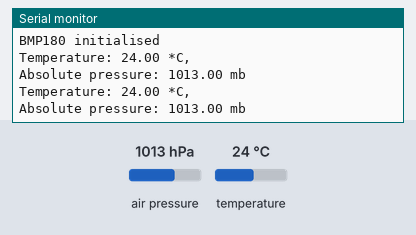
Bench run of a sketch on a simulated Arduino Uno, built with avr-gcc and run on an emulated ATmega328P. Shown: the last lines printed to the serial monitor. The inputs (shaded band) are chosen by the test bench; at power-on: air pressure 1013 hPa, temperature 24 °C.

Above: at 1.8 s.
1.9 s: air pressure set to 952 hPa
At 2.9 s:
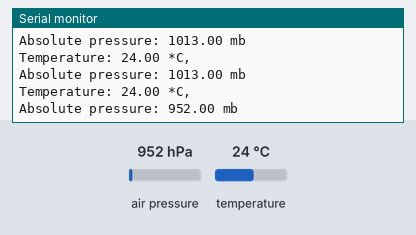
3.4 s: temperature set to 12 °C
At 4.7 s:
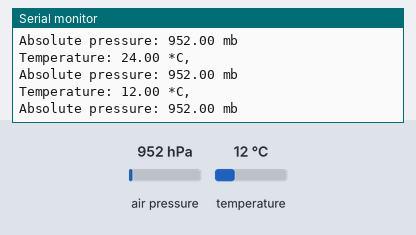
4.9 s: air pressure set to 975 hPa
At 6.0 s:
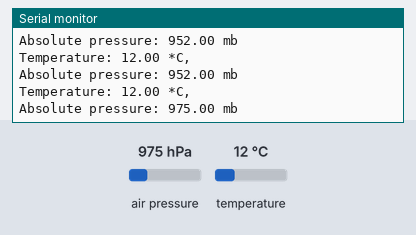
Timing chart, 0 to 7.9 s (numbered marks = the images above; inputs shaded):
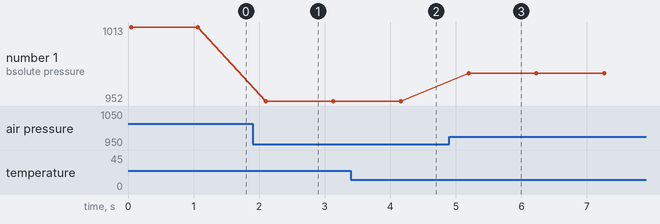

The sketch:

BMP180_Pressure_Sensor.ino
```cpp
/*
BMP180/BME180 Pressure sensor with Arduino!
https://www.clevertronics.blogspot.com
Used Hardware : Arduino UNO
Used IDE : Arduino IDE 1.8.12
Interphase : I2C [SDA-->A4, SCL-->A5]
*/

#include <SFE_BMP180.h>
#include <Wire.h>
SFE_BMP180 pressure;

void setup()
{
  Serial.begin(9600);
  if (pressure.begin())
    Serial.println("BMP180 initialised");
  else
  {
    Serial.println("BMP180 initialisation failed \n\n");
    while(1);
  }
}

void loop()
{
  char status;
  double T,P;

  status = pressure.startTemperature();
  if (status != 0)
  {
    delay(status);

    status = pressure.getTemperature(T); //getting pressure value.
    if (status != 0)
    {
      Serial.print("Temperature: ");
      Serial.print(T);
      Serial.println(" *C, ");

      status = pressure.startPressure(3);
      if (status != 0)
      {
        delay(status);

        status = pressure.getPressure(P,T); //getting temperature value.
        if (status != 0)
        {
          Serial.print("Absolute pressure: ");
          Serial.print(P);
          Serial.println(" mb ");
          Serial.println("");
        }
      }
    }
  }

  delay(1000);
}
```

Measured:
- after the input at 1.9 s, the serial monitor: prints a new line after 0.20 s (image 1)
- after the input at 3.4 s, the serial monitor: prints a new line after 0.74 s (image 2)
- after the input at 4.9 s, the serial monitor: prints a new line after 0.29 s (image 3)
- plotted number 1: 1013 → 952 after the input at 1.9 s, 952 → 975 after the input at 4.9 s
